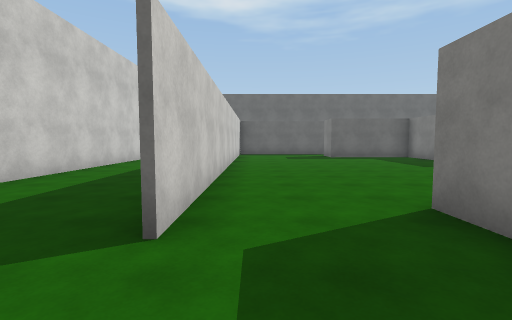
View 1 (above)

24 first-person views from a walk through a 3-D level made in the Unity game engine. The camera is 1.4 m above the floor, tilts 4° down and sees 85° across. The floor is counted in squares, 2 m on a side. Each view is taken from the middle of a square. On the plan, view 1 faces up. The plan holds only what a view shows up to about 9 squares ahead; the rest is blank. The place goes on beyond the plan. The player character is not drawn. Surface patterns are stand-ins for the level's own textures.

View 2
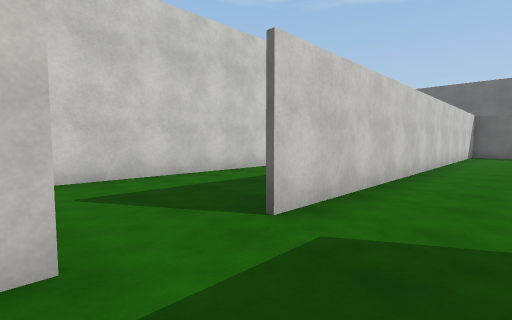

View 3
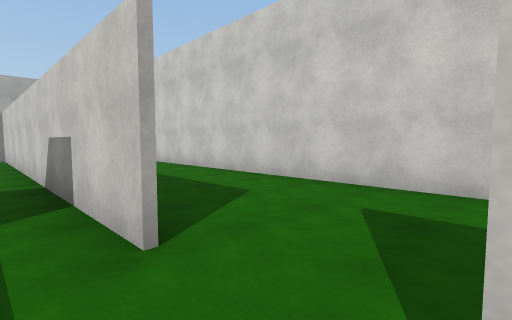

View 4
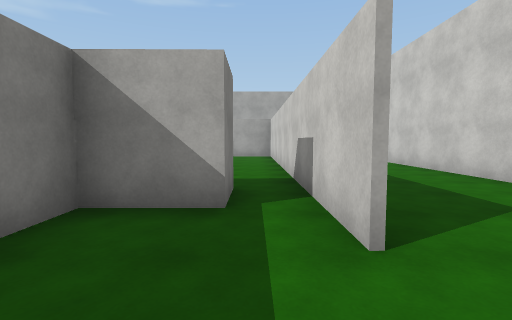

View 5
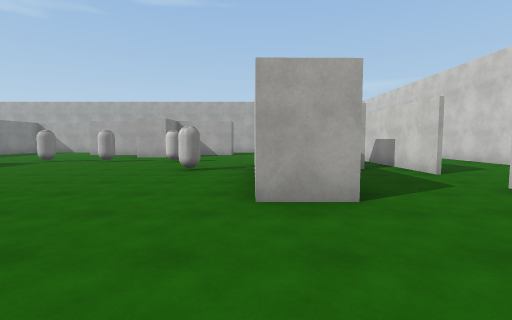

View 6
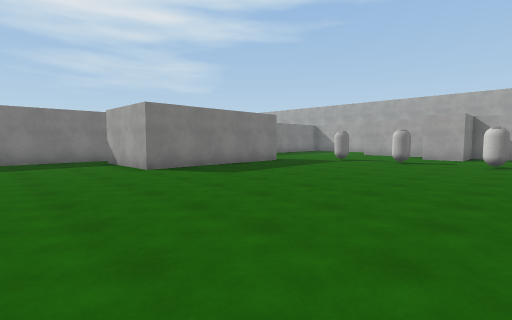

View 7
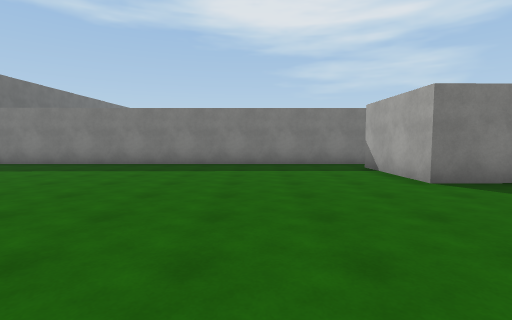

View 8
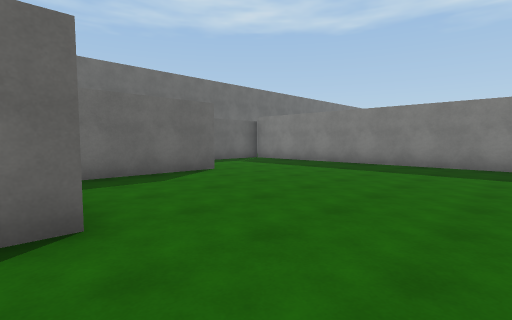

View 9
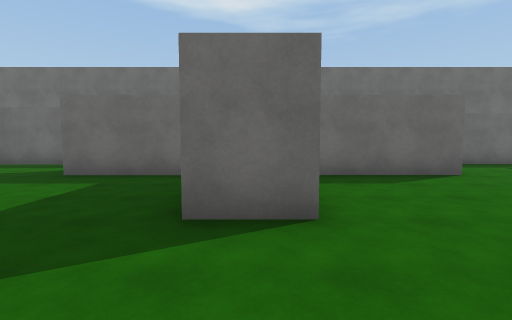

View 10
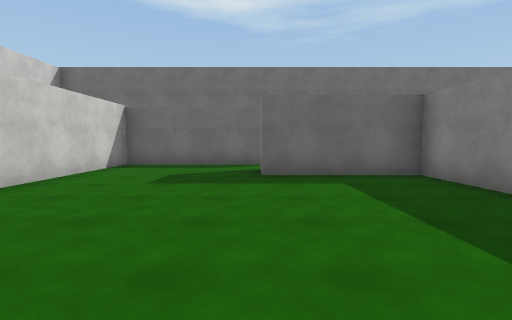

View 11
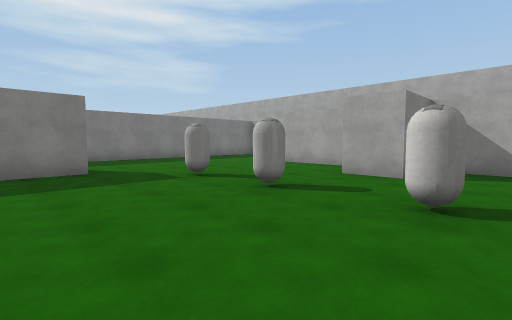

View 12
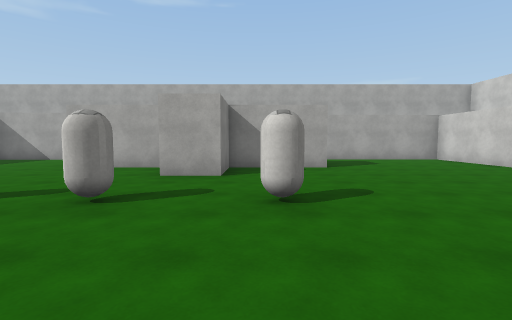

View 13
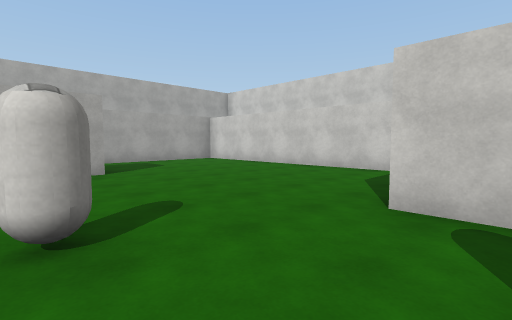

View 14
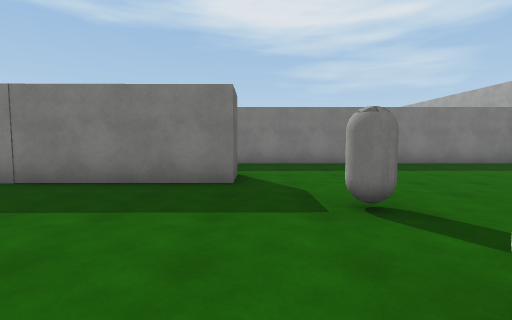

View 15
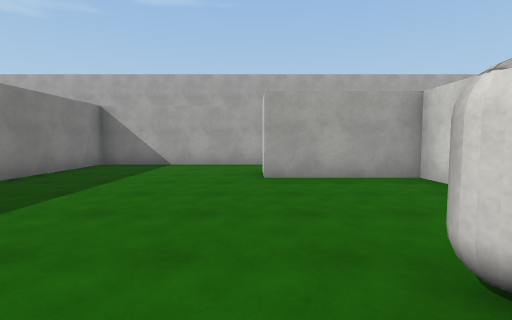

View 16
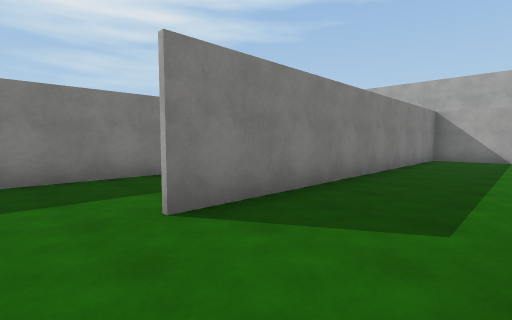

View 17
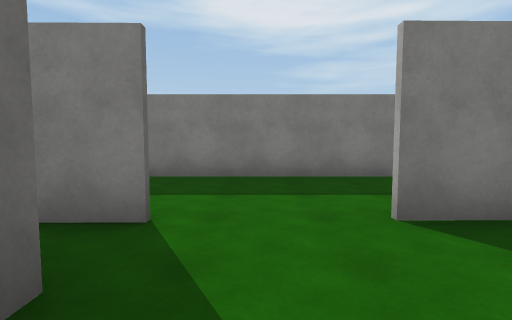

View 18
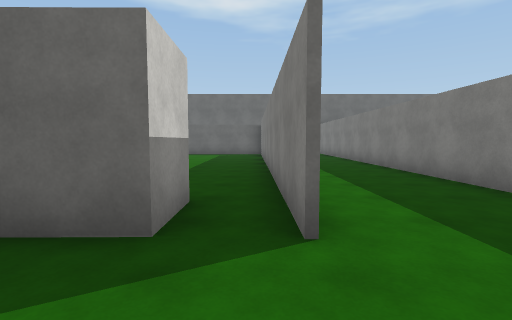

View 19
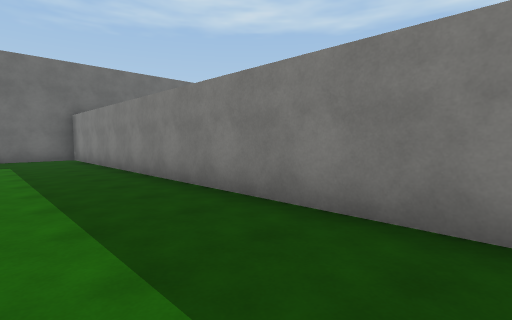

View 20
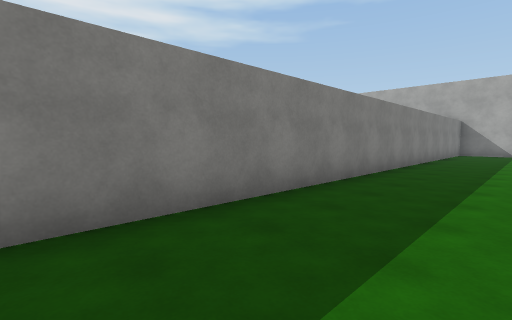

View 21
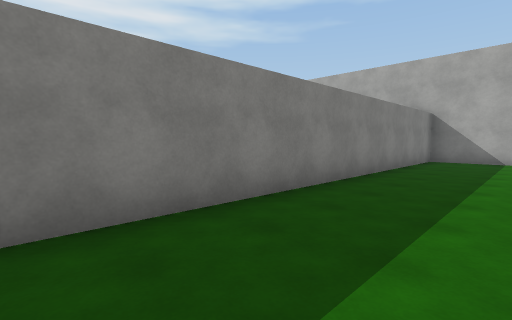

View 22
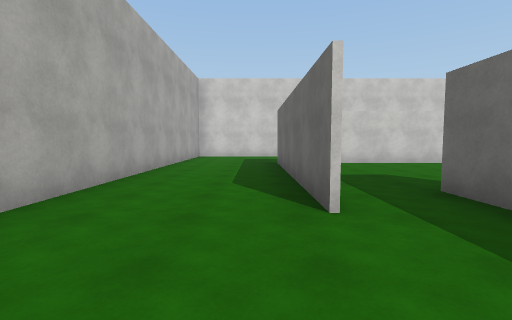

View 23
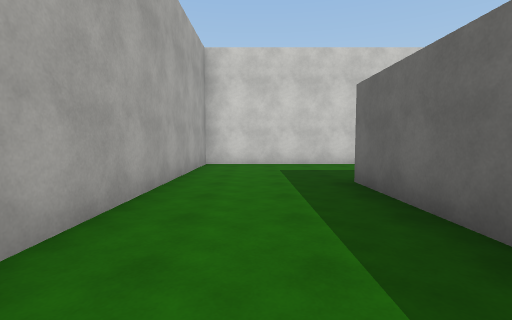

View 24
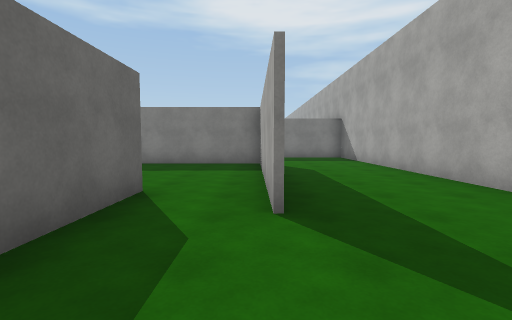

### Floor plan
Ten units are one square. View 1 is at (0, 0); x grows to the right and y downward. Boxes are objects, and circles mark ways between rooms. Rooms are numbered by the first view taken in them; rooms with no view inside come last. Other rooms are left out.
<svg viewBox="-47 -170 236 310">
<path fill="none" stroke="#000" d="M-7 -34 -7 -19M18 -19 18 -28M3 9 18 9 18 -1M30 11 30 21M18 -28 30 -29M76 -84 63 -84M128 16 116 16 115 -31 142 -32M63 -95 63 -116 31 -116M3 21 3 9M-7 -3 -6 101M79 63 79 72 108 72 108 80M154 -19 153 -137M41 72 67 72 67 55 80 55M112 -116 82 -116M106 102 155 101 154 2M32 -142 -8 -141 -7 -34M23 102 33 102M147 -142 130 -142M142 -20 131 -20M142 -32 142 -20M109 84 86 84M96 102 106 102M52 84 41 84M108 135 184 135 184 -154M53 103 -8 103M174 -165 165 -165M-42 90 -42 135 54 135M-42 -91 -42 70"/>
<rect x="45" y="5" width="10" height="10" fill="#bbb"><title>white capsule</title></rect>
<rect x="55" y="25" width="10" height="10" fill="#bbb"><title>white capsule</title></rect>
<rect x="75" y="25" width="10" height="10" fill="#bbb"><title>white capsule</title></rect>
<rect x="95" y="25" width="10" height="10" fill="#bbb"><title>white capsule</title></rect>
<circle cx="0" cy="0" r="3" fill="#2a7"/>
<circle cx="5" cy="-25" r="3" fill="#2a7"/>
<circle cx="-10" cy="-10" r="3" fill="#2a7"/>
<circle cx="135" cy="10" r="3" fill="#2a7"/>
<circle cx="100" cy="90" r="3" fill="#2a7"/>
<circle cx="50" cy="90" r="3" fill="#2a7"/>
<circle cx="150" cy="-5" r="3" fill="#2a7"/>
<text x="0" y="-20">1</text>
<text x="70" y="-20">2</text>
<text x="130" y="-10">3</text>
<text x="150" y="0">4</text>
</svg>
Room 1 opens to room 2. Room 1 opens to room 4. Room 2 opens to room 3. Room 2 opens to room 4. Room 3 opens to room 4.

Where each view was taken, in squares from view 1:
view 1: 0 up, 0 right, facing up
view 2: 0 up, 1 right, facing up-left
view 3: 2 up, 0 right, facing down-left
view 4: 2 up, 0 right, facing down
view 5: 6 up, 3 right, facing down
view 6: 6 up, 5 right, facing down-right
view 7: 6 up, 7 right, facing right
view 8: 6 up, 7 right, facing up-right
view 9: 6 up, 7 right, facing up
view 10: 6 up, 3 right, facing up
view 11: 0 up, 5 right, facing down-right
view 12: 0 up, 6 right, facing down
view 13: 1 down, 6 right, facing down-left
view 14: 2 down, 7 right, facing right
view 15: 2 down, 11 right, facing down
view 16: 1 up, 13 right, facing down-right
view 17: 1 up, 13 right, facing right
view 18: 0 up, 15 right, facing up
view 19: 5 up, 16 right, facing up-right
view 20: 2 up, 16 right, facing down-right
view 21: 3 down, 16 right, facing down-right
view 22: 11 down, 8 right, facing left
view 23: 12 down, 4 right, facing left
view 24: 10 down, 7 right, facing right
